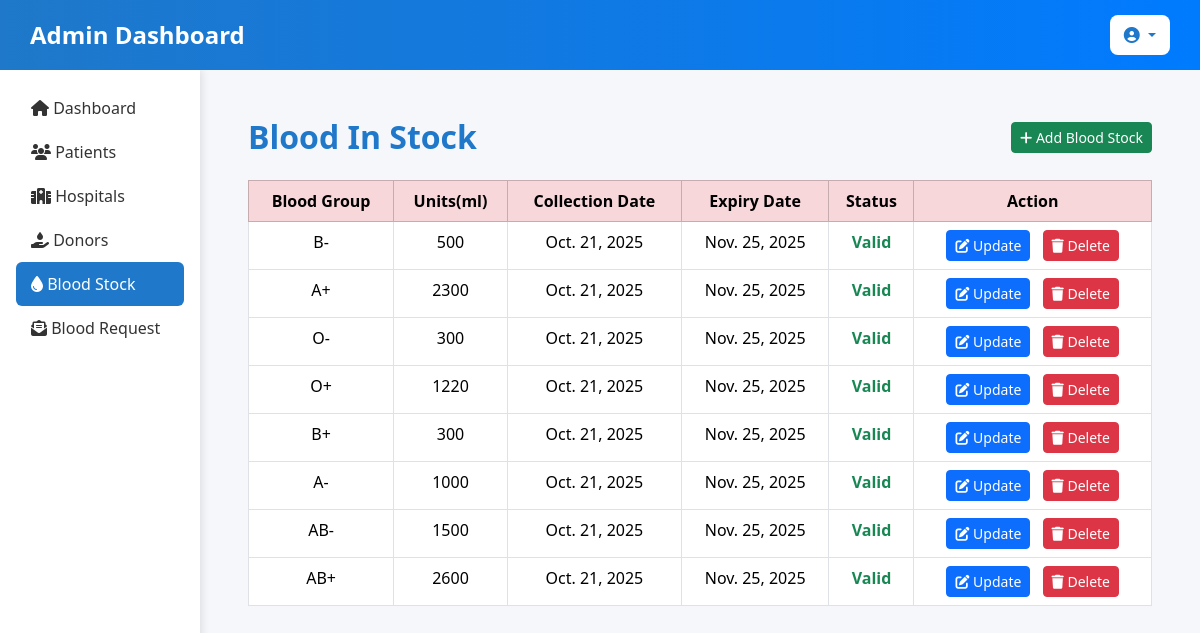
Screenshot of /bloodstock/ with the database file from the repository.
### blood_bank_app/models.py (models this page shows, shortened)
class BloodStock(models.Model):
    BLOOD_GROUPS = BLOOD_GROUP_CHOICES
    blood_group = models.CharField(max_length=3, choices=BLOOD_GROUPS, unique=True)
    units = models.PositiveIntegerField(default=0)
    collection_date = models.DateField(auto_now_add=True)
    expiry_date = models.DateField(blank=True, null=True)
    last_updated = models.DateTimeField(auto_now=True)
    def is_expired(self):
        return self.expiry_date and self.expiry_date < date.today()
    def is_near_expiry(self):
        return self.expiry_date and (self.expiry_date - date.today()).days <= 5

### blood_bank_app/views.py (the view)
# urls.py: path('bloodstock/', views.blood_stock_list, name='blood_stock_list'),
def blood_stock_list(request):
    stocks = BloodStock.objects.all()
    expired_stocks = [s for s in stocks if s.is_expired()]
    near_expiry_stocks = [s for s in stocks if s.is_near_expiry()]
    context = {
        'stocks': stocks,
        'expired_stocks': expired_stocks,
        'near_expiry_stocks': near_expiry_stocks,
        'today': date.today(),
    }
    return render(request, 'admin/blood_stock_list.html', context)

### blood_bank_app/templates/admin/blood_stock_list.html (shortened to what this page needs)
<!DOCTYPE html>
<html lang="en">
<head>
    <link rel="stylesheet" href="https://cdnjs.cloudflare.com/ajax/libs/font-awesome/6.4.2/css/all.min.css">
    <link href="https://cdn.jsdelivr.net/npm/bootstrap@5.3.3/dist/css/bootstrap.min.css" rel="stylesheet">
</head>
<body>
     <nav class="navbar d-flex justify-content-between align-items-center">
        <h1 class="text-white mb-0">Admin Dashboard</h1>
        <div class="dropdown">
            <button class="btn btn-light dropdown-toggle" type="button" id="adminDropdown" data-bs-toggle="dropdown" aria-expanded="false">
                <i class="fa-solid fa-user-circle"></i> {{ request.user.username }}
            </button>
        </div>
    </nav>
    <div class="container-fluid">
        <div class="row">
            <div class="col-md-2 p-3 sidebar">
                <nav class="nav flex-column">
                    <a class="nav-link" href="{% url 'dashboard' %}">
                        <i class="fa-solid fa-home"></i> Dashboard
                    </a>
                    <a class="nav-link" href="{% url 'admin_patients' %}">
                        <i class="fa-solid fa-users"></i> Patients
                    </a>
                    <a class="nav-link" href="{% url 'admin_hospitals' %}">
                        <i class="fa-solid fa-hospital"></i> Hospitals
                    </a>
                    <a class="nav-link" href="{% url 'admin_donors_list' %}">
                        <i class="fa-solid fa-hand-holding-droplet"></i> Donors
                    </a>
                    <a class="nav-link active" href="{% url 'blood_stock_list' %}">
                        <i class="fa-solid fa-droplet"></i> Blood Stock
                    </a>
                    <a class="nav-link" href="{% url 'admin_blood_request' %}">
                        <i class="fa-solid fa-envelope-open-text"></i> Blood Request
                    </a>
                </nav>
            </div>
            <div class="col-md-10 p-4">
    <div class="card-dashboard p-4">
        <div class="d-flex justify-content-between align-items-center mb-4">
            <h2 class="mb-0">Blood In Stock</h2>
            <a href="{% url 'add_blood_stock' %}" class="btn btn-success btn-sm">
                <i class="fa-solid fa-plus"></i> Add Blood Stock
            </a>
        </div>
            <table class="table table-bordered text-center">
                <thead class="table-danger">
                    <tr>
                    <th>Blood Group</th>
                    <th>Units(ml)</th>
                    <th>Collection Date</th>
                    <th>Expiry Date</th>
                    <th>Status</th>
                    <th>Action</th>
                    </tr>
                </thead>
                <tbody>
                    {% for stock in stocks %}
                    <tr
                    class="{% if stock.is_expired %}table-danger{% elif stock.is_near_expiry %}table-warning{% endif %}">
                    <td>{{ stock.blood_group }}</td>
                    <td>{{ stock.units }}</td>
                    <td>{{ stock.collection_date }}</td>
                    <td>{{ stock.expiry_date }}</td>
                    <td>
                        {% if stock.is_expired %}
                        <span class="text-danger fw-bold">Expired</span>
                        {% elif stock.is_near_expiry %}
                        <span class="text-warning fw-bold">Expiring Soon</span>
                        {% else %}
                        <span class="text-success fw-bold">Valid</span>
                        {% endif %}
                    </td>
                    <td>
                        <a href="{% url 'update_blood_stock' stock.id %}" class="btn btn-primary btn-sm me-2">
                            <i class="fa-solid fa-pen-to-square"></i> Update
                        </a>
                        <a href="{% url 'delete_blood_stock' stock.id %}" class="btn btn-danger btn-sm" onclick="return confirm('Are you sure you want to delete this record?')">
                            <i class="fa-solid fa-trash"></i> Delete
                        </a>
                    </td>
                    </tr>
                    {% empty %}
                    <tr>
                        <td colspan="4" class="text-center text-muted">No stock records found.</td>
                    </tr>
                    {% endfor %}
                </tbody>
            </table>
        </div>
    </div>
</div>
        </div>
</body>
</html>

### blood_bank_app/templates/admin/blood_stock_list.html (style rules this page uses)
body { background-color: #f5f7fa; font-family: 'Segoe UI', Tahoma, Geneva, Verdana, sans-serif; }
.navbar { background: linear-gradient(90deg, #1F78C9, #007BFF); padding: 15px 30px; }
.navbar h1 { font-size: 24px; font-weight: 600; }
.dropdown .btn { background-color: #fff; color: #1F78C9; font-weight: 500; border: none; border-radius: 8px; padding: 8px 14px; }
.sidebar { min-height: 100vh; background: #fff; box-shadow: 2px 0 8px rgba(0,0,0,0.1); }
.sidebar .nav-link { color: #333; font-weight: 500; padding: 10px 15px; }
.sidebar .nav-link.active { background-color: #1F78C9; color: #fff; border-radius: 6px; }
h2 { color: #1F78C9; font-weight: 600; margin-bottom: 20px; }

### rows the page displays
BloodStock: blood_group "B-", units "500", collection_date "Oct. 21, 2025", expiry_date "Nov. 25, 2025", shows "Valid"
BloodStock: blood_group "A+", units "2300", collection_date "Oct. 21, 2025", expiry_date "Nov. 25, 2025", shows "Valid"
BloodStock: blood_group "O-", units "300", collection_date "Oct. 21, 2025", expiry_date "Nov. 25, 2025", shows "Valid"
BloodStock: blood_group "O+", units "1220", collection_date "Oct. 21, 2025", expiry_date "Nov. 25, 2025", shows "Valid"
BloodStock: blood_group "B+", units "300", collection_date "Oct. 21, 2025", expiry_date "Nov. 25, 2025", shows "Valid"
BloodStock: blood_group "A-", units "1000", collection_date "Oct. 21, 2025", expiry_date "Nov. 25, 2025", shows "Valid"
BloodStock: blood_group "AB-", units "1500", collection_date "Oct. 21, 2025", expiry_date "Nov. 25, 2025", shows "Valid"
BloodStock: blood_group "AB+", units "2600", collection_date "Oct. 21, 2025", expiry_date "Nov. 25, 2025", shows "Valid"
